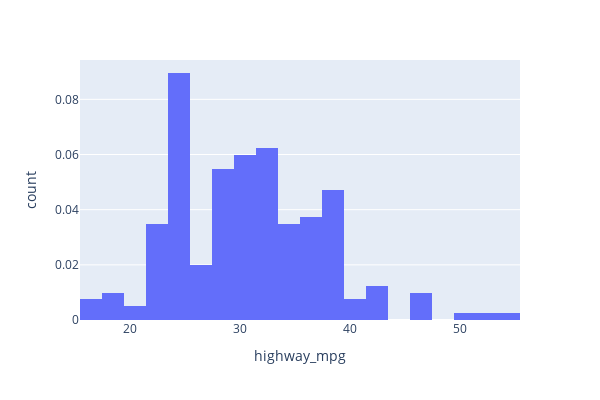

The notebook cell this image was saved under:
### Markdown cell above
In Plotly , It is easy to format the histogram , but there is no KDE option. As Plotly is interactive graphs, bin details can be analyzed better than Seaborn.

https://plotly.com/python/histograms/

### Code cell
fig = px.histogram(auto, x="highway_mpg",histnorm='probability density',width=600, height=400)
fig.show()

### Figure 1 — Plotly figure (JSON) as saved in the notebook; plotly's stock layout.template omitted (floating-point values rounded to 4 significant figures; data arrays with more than 128 entries replaced by an {"elided": "..."} marker saying what was removed)
{"data": [{"alignmentgroup": "True", "bingroup": "x", "histnorm": "probability density", "hovertemplate": "highway_mpg=%{x}<br>count=%{y}<extra></extra>", "legendgroup": "", "marker": {"color": "#636efa"}, "name": "", "offsetgroup": "", "orientation": "v", "showlegend": false, "type": "histogram", "x": {"elided": "201 int values"}, "xaxis": "x", "yaxis": "y"}], "layout": {"barmode": "relative", "height": 400, "legend": {"tracegroupgap": 0}, "margin": {"t": 60}, "width": 600, "xaxis": {"anchor": "y", "domain": [0, 1], "title": {"text": "highway_mpg"}}, "yaxis": {"anchor": "x", "domain": [0, 1], "title": {"text": "count"}}}}
